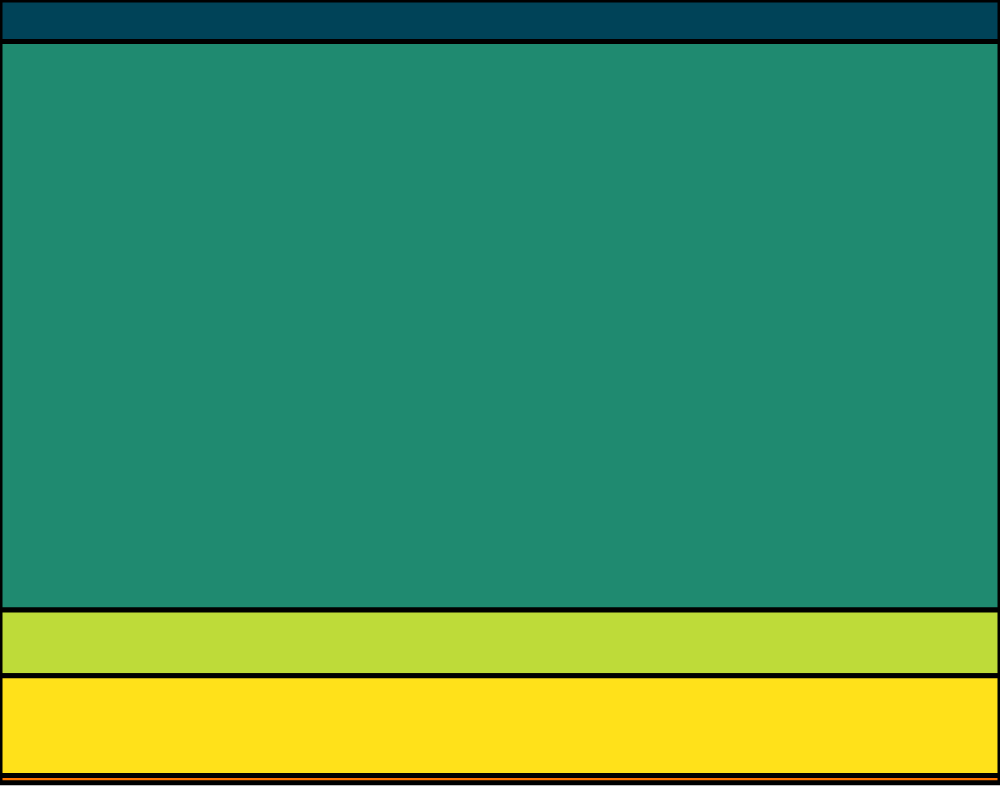
Frame 1 (no input)
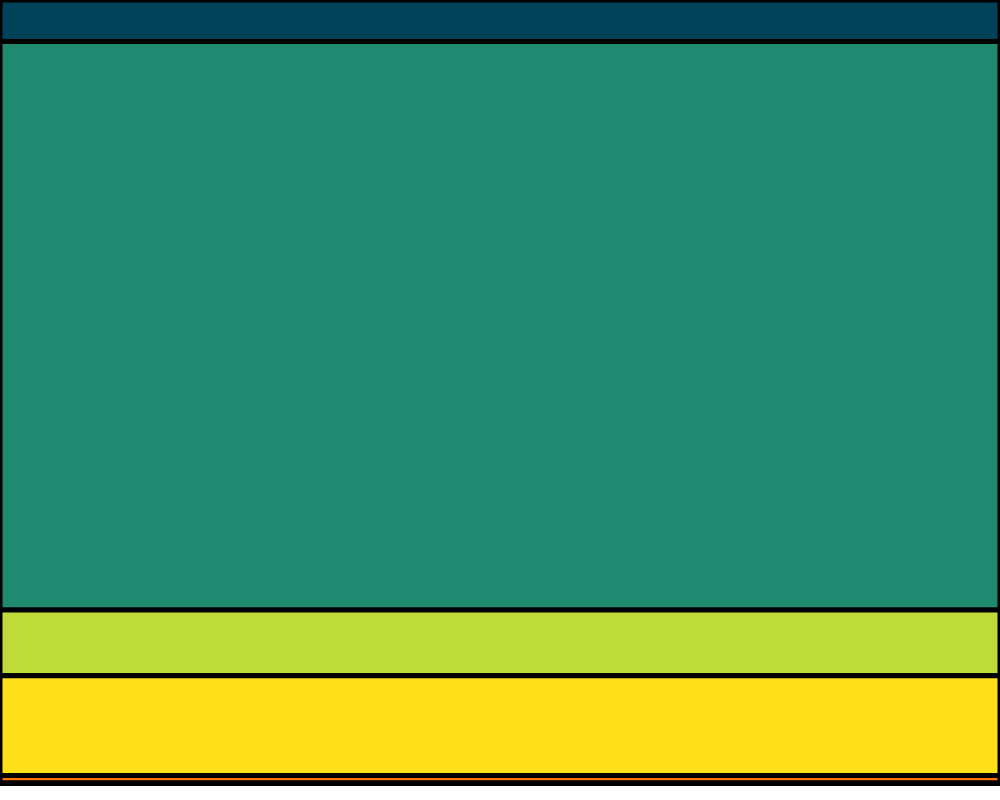
Frame 60 (no input)
Frame 120 (the mouse pressed at the canvas centre since frame 60): identical to frame 60, image omitted

The p5.js sketch that drew these frames (run headless with seeded random() and noise() and a simulated clock; from frame 60 on, the mouse is pressed at the canvas centre):

// p5.js sketch
// ── sketch.js
/*
* Introduction à l'utilisation des arrays
*/
// palette:  https://color.adobe.com/fr/Limousine-color-theme-8811415
var couleurs = [
  '#004358',
  '#1F8A70',
  '#BEDB39',
  '#FFE11A',
  '#FD7400'
];
var hauteurRestante;
var hauteursRect = [];
function setup() {

   createCanvas(1000, 800);
   strokeWeight(5);
   hauteurRestante = height;
   for(var i = 0; i < couleurs.length; i++){

    var h = random(0,hauteurRestante);
    if(i==0){
      h = random(0, height/4);
    }

     hauteursRect.push(h);
     hauteurRestante -= h;
   }

}

function draw() {
  var posY = 0;
  for(var i = 0; i < hauteursRect.length; i++){
    fill(couleurs[i]);
    rect(0,posY, width, hauteursRect[i]);
    posY += hauteursRect[i];
  }
}
function mousePressed(){
  redraw();
}
function resetHauteurs(){

}
